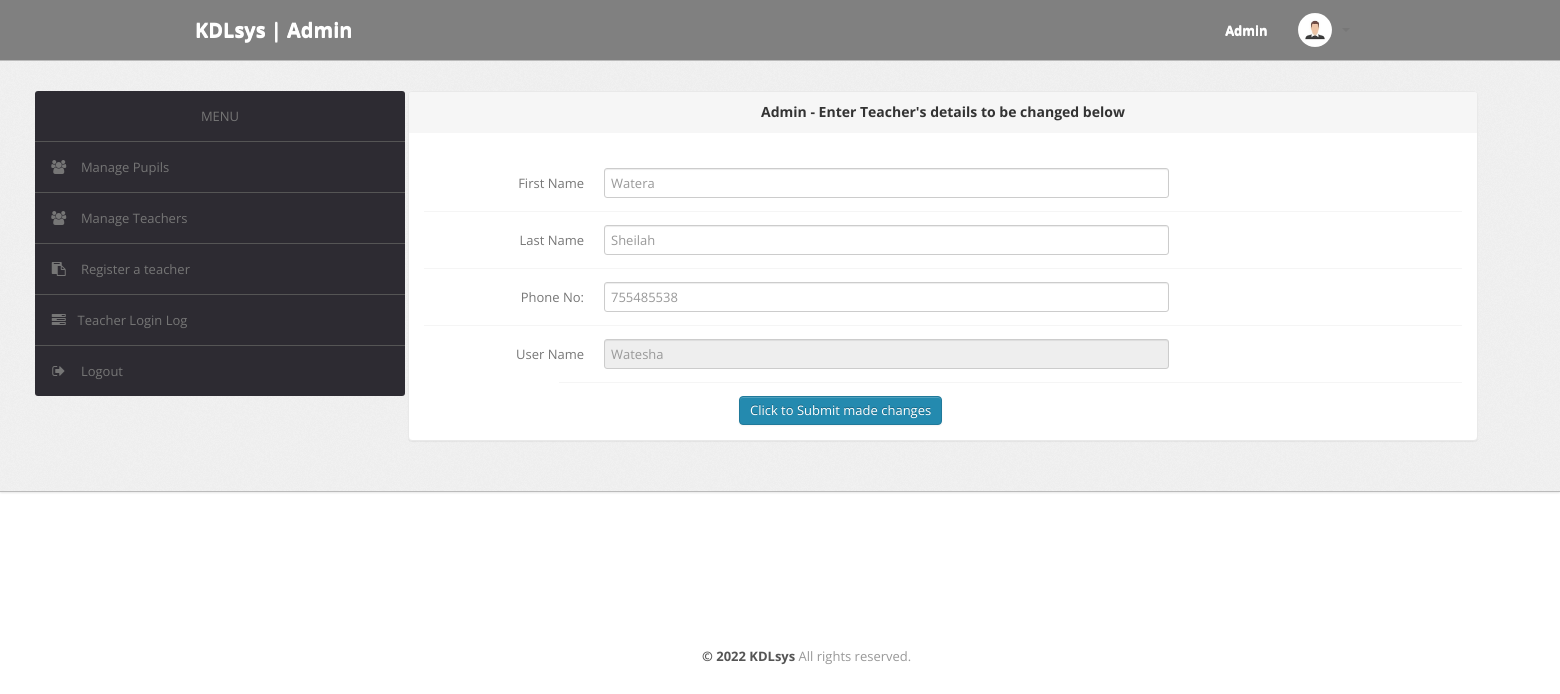
Screenshot of /admin/editTeacher.php?n=1 (signed in) with the database file from the repository.
### tables this page shows
CREATE TABLE IF NOT EXISTS `teacher` (
  `teacher_id` int NOT NULL AUTO_INCREMENT,
  `firstName` varchar(20) NOT NULL,
  `lastName` varchar(20) NOT NULL,
  `username` varchar(255) NOT NULL UNIQUE,
  `password` varchar(255) NOT NULL,
  `phoneNo` varchar (20) NOT NULL UNIQUE,
  `regDate` timestamp NOT NULL DEFAULT CURRENT_TIMESTAMP,
  `updationDate` timestamp NOT NULL DEFAULT '0000-00-00 00:00:00' ON UPDATE CURRENT_TIMESTAMP,
  `status` int(1) NOT NULL,
  PRIMARY KEY (`teacher_id`)
);

### admin/editTeacher.php (the view, shortened to what this page needs)
<?php
include('include/config.php');
if(strlen($_SESSION['alogin'])==0)
  {
header('location:index.php');
}
else{
?>
<!DOCTYPE html>
<html lang="en">
<head>
  <link type="text/css" href="bootstrap/css/bootstrap.min.css" rel="stylesheet">
  <link type="text/css" href="bootstrap/css/bootstrap-responsive.min.css" rel="stylesheet">
  <link type="text/css" href="css/theme.css" rel="stylesheet">
  <link type="text/css" href="images/icons/css/font-awesome.css" rel="stylesheet">
</head>
<body>
<?php include('include/header.php');?>
  <div class="wrapper">
    <div class="container" style="width: 100%;" >
      <div class="row" style="margin-left:5px;width: 100%; ">
<?php include('include/sidebar.php');?>
      <div class="span11" style="margin-left:3px; >
          <div class="content">
            <div class="module">
              <div class="module-head">
                <h3 style="text-align: center;">Admin - Enter Teacher's details to be changed below</h3>
              </div>
              <div class="module-body">
                  <br />
      <form class="form-horizontal row-fluid" name="pwdVerify" method="post" onSubmit="return valid();">
          <?php
          $query=mysqli_query($bd, "select * from teacher where teacher_id='".$_GET['n']."'");
          $row=mysqli_fetch_array($query)
          ?>
<div class="control-group">
<label class="control-label" for="basicinput">First Name</label>
<div class="controls">
<input type="text" placeholder="<?php echo htmlentities($row['firstName']);?>"  name="fName" class="span8 tip" required>
</div>
</div>
<div class="control-group">
<label class="control-label" for="basicinput">Last Name</label>
<div class="controls">
<input type="text" placeholder="<?php echo htmlentities($row['lastName']);?>"  name="lName" class="span8 tip" required>
</div>
</div>
<div class="control-group">
<label class="control-label" for="basicinput">Phone No:</label>
<div class="controls">
<input type="tel" placeholder="<?php echo htmlentities($row['phoneNo']);?>"  name="phoneNo" class="span8 tip" required>
</div>
</div>
<div class="control-group">
<label class="control-label" for="basicinput">User Name</label>
<div class="controls">
<input type="text" placeholder="<?php echo htmlentities($row['username']);?>"  name="userName" class="span8 tip" readonly>
</div>
</div>
                    <div class="control-group" style="margin-left:13%">
                      <div class="controls">
                        <button type="submit" name="submit" class="btn btn-primary">Click to Submit made changes</button>
                      </div>
                    </div>
                  </form>
              </div>
            </div>
          </div>
        </div>
      </div>
    </div>
<?php include('include/footer.php');?>
</body>
<?php } ?>

### admin/css/theme.css (style rules this page uses)
body { font-size: 13px; font-family: 'Open Sans', Arial, sans-serif; background: #fff; color: #777 }
h1, h2, h3, h4, h5, h6 { color: #333; margin-top: 0 }
h3 { font-size: 20px }
.wrapper { background: url(../images/bg.png) #eee; border-bottom: 1px solid #bbb; -webkit-box-shadow: 0 1px 2px rgba(0,0,0,0.1); -moz-box-shadow: 0 1px 2px rgba(0,0,0,0.1); box-shadow: 0 1px 2px rgba(0,0,0,0.1); padding: 30px 0 }
form { margin: 0 }
select, textarea, input[type="text"], input[type="password"], input[type="datetime"], input[type="datetime-local"], input[type="date"], input[type="month"], input[type="time"], input[type="week"], input[type="number"], input[type="email"], input[type="url"], input[type="search"], input[type="tel"], input[type="color"], .uneditable-input, label, input, button, select, textarea { -webkit-border-radius: 3px; -moz-border-radius: 3px; border-radius: 3px; font-size: 13px; font-family: 'Open Sans', Tahoma, Arial, sans-serif }
.module { background: #fff; -webkit-border-radius: 3px; -moz-border-radius: 3px; border-radius: 3px; border: 1px solid #ccc; border-bottom-color: #bbb; -webkit-box-shadow: 0 0 1px rgba(0,0,0,0.2); -moz-box-shadow: 0 0 1px rgba(0,0,0,0.2); box-shadow: 0 0 1px rgba(0,0,0,0.2); margin-bottom: 30px }
.form-horizontal .control-group, .form-vertical .control-group { margin-bottom: 0 }
.form-horizontal .control-group+.control-group, .form-vertical .control-group+.control-group { margin-top: 13px; padding-top: 13px; border-top: 1px solid #f5f5f5 }
.btn, .btn-box { -webkit-border-radius: 3px; -moz-border-radius: 3px; border-radius: 3px }
.btn { font-size: 13px; font-weight: 600 }
.btn { display: inline-block; margin-bottom: 0; font-weight: 400; text-align: center; vertical-align: middle; cursor: pointer; background-image: none; border: 1px solid transparent; white-space: nowrap; padding: 4px 10px; font-size: 13px; line-height: 1.42857; border-radius: 4px; -webkit-user-select: none; -moz-user-select: none; -ms-user-select: none; user-select: none }
.btn-primary { color: #fff; background-color: #248aaf; border-color: #20799a }
.module { box-shadow: 0 0 3px rgba(0,0,0,.1); border-color: #e9e9e9; margin-bottom: 20px; background-color: #fff; border-radius: 4px; -webkit-box-shadow: 0 1px 1px rgba(0,0,0,.05); box-shadow: 0 1px 1px rgba(0,0,0,.05); }
.module-head { color: #767676; background-color: #f6f6f6; border-color: #e9e9e9; padding: 10px 15px; border-bottom: 1px solid transparent; border-top-right-radius: 3px; border-top-left-radius: 3px; }
.module-head h3 { font-size: 14px; line-height: 20px; height: 20px; margin: 0 }
.module-body { padding: 15px }

### rows the page displays
teacher: fName "Watera", lName "Sheilah", phoneNo "755485538", userName "Watesha"
